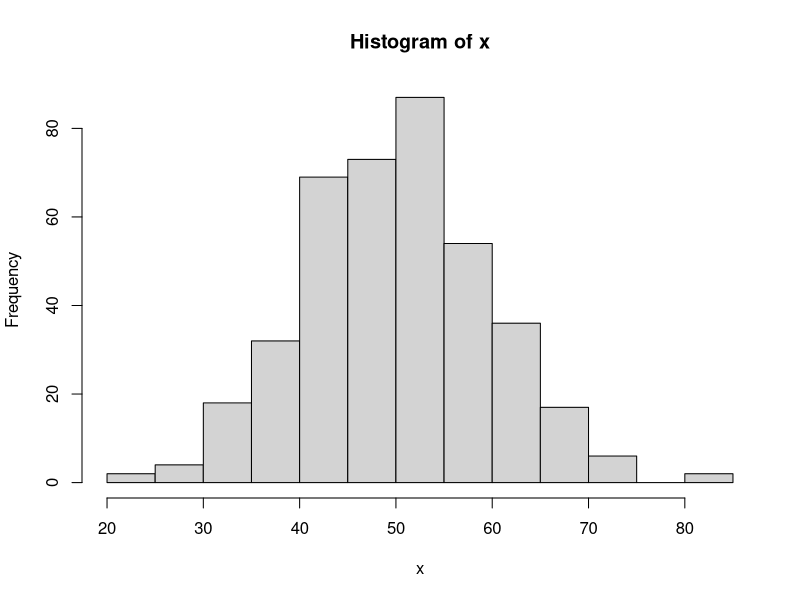

This chart was generated by the following R code:
# Randomizing order
# Create a vector
v <- 11:20
v
# Randomize the order of the vector
v <- sample(v)
v
# Create a data frame
data <- data.frame(label=letters[1:5], number=11:15)
data
# Randomize the order of the data frame
data <- data[sample(1:nrow(data)), ]
data
##  Generating random numbers
# Problem
# You want to generate random numbers.
# Solution
# For uniformly distributed (flat) random numbers, use runif(). 
# By default, its range is from 0 to 1.
runif(1)
# Get a vector of 4 numbers
runif(4)
# Get a vector of 3 numbers from 0 to 100
runif(3, min=0, max=100)
# Get 3 integers from 0 to 100
# Use max=101 because it will never actually equal 101
floor(runif(3, min=0, max=101))
# This will do the same thing
sample(1:100, 3, replace=TRUE)
# To generate integers WITHOUT replacement:
sample(1:100, 3, replace=FALSE)
# To generate numbers from a normal distribution, use rnorm().
# By default the mean is 0 and the standard deviation is 1.
rnorm(4)
# Use a different mean and standard deviation
rnorm(4, mean=50, sd=10)
# To check that the distribution looks right, make a histogram of the numbers
x <- rnorm(400, mean=50, sd=10)
hist(x)
# Generating repeatable sequences of random numbers
# Problem :
# You want to generate a sequence of random numbers, and then generate that same sequence again later.
# Solution :
# Use set.seed(), and pass in a number as the seed.
set.seed(423)
runif(3)
set.seed(423)
runif(3)
